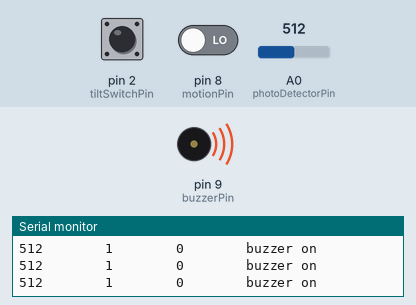
Bench run of a sketch on a simulated Arduino Uno, built with avr-gcc and run on an emulated ATmega328P. On the bench: buzzer (waves = sounding, pin HIGH), the last lines printed to the serial monitor. The inputs (shaded band) are chosen by the test bench; at power-on: A0 (photoDetectorPin) = 512, pin 2 (tiltSwitchPin) HIGH, pin 8 (motionPin) LOW.

Above: at 1.2 s.
1.3 s: A0 (photoDetectorPin) set to 90
4.3 s: pin 2 (tiltSwitchPin) pulled LOW for 0.15 s
At 4.38 s:
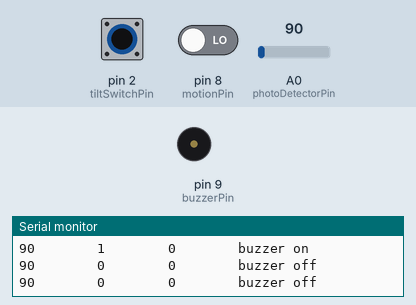
5.9 s: pin 2 (tiltSwitchPin) pulled LOW for 3.2 s
At 9.9 s:
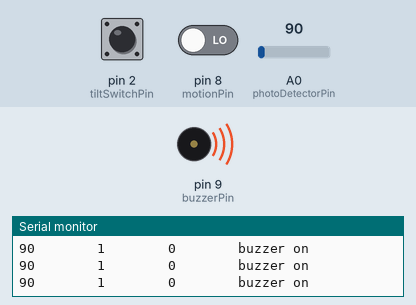
10.6 s: A0 (photoDetectorPin) set to 105
Timing chart, 0 to 13.6 s (numbered marks = the images above; inputs shaded):
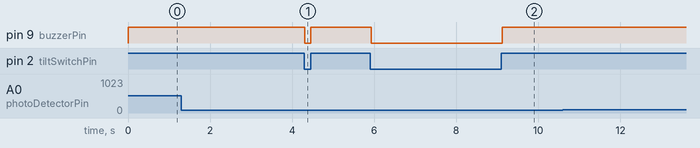

Measured:
- after the input at 4.3 s, pin 9 (buzzerPin): HIGH → LOW at once, → HIGH 0.15 s later
- after the input at 5.9 s, pin 9 (buzzerPin): HIGH → LOW at once, → HIGH 3.2 s later

The sketch:

Finished_Alarm__light_tilt_.ino
```cpp
//experimentally set sensor threshold values
#define lightThreshold 100
#define tiltSwitchActive 1
#define motionDetected 1
//pin definitions
#define photoDetectorPin A0
#define buzzerPin 9
#define tiltSwitchPin 2
#define motionPin 8 //with LDR (light decreasing resistor/light dependant resistor so works in dark)
void setup() {
  //===== start Serial
  Serial.begin(9600);
  //===== initiate all I/O
  pinMode(photoDetectorPin, INPUT);
  pinMode(tiltSwitchPin, INPUT_PULLUP);
  pinMode(buzzerPin, OUTPUT);
  pinMode(motionPin,INPUT);
}
void loop() {
 bool light = lightSensor();
 bool tilt  = tiltSwitch();
 bool motion = motionSensor();
  if(  light==1 || tilt==1 || motion==1 )
  {
    digitalWrite(buzzerPin, HIGH);
    Serial.println("buzzer on");
  }
  else
  {
    digitalWrite(buzzerPin, LOW);
    Serial.println("buzzer off");
  }
  delay(50);
}
//======================================
//  custom functions for each sensor
//======================================
bool lightSensor(){
  //read the sensor
  int val = analogRead(photoDetectorPin);
  //print the value
  Serial.print(val);
  Serial.print("        ");
  //reductive logic to return a boolean
  if ( val >= lightThreshold){
    return true;  //return true if 'tripped'
  }else{
    return false; //return false if not 'tripped'
  }
}
//======================================
bool tiltSwitch(){
  //read the sensor
  bool val = digitalRead(tiltSwitchPin);
  //print the value
  Serial.print(val);
  Serial.print("        ");
  //reductive logic to return a boolean
  if(val == tiltSwitchActive){ //this may seem unnecessary, but it helps incase the logic is inverted...
    return true;
  }else{
    return false;
  }}
  //===================================
  bool motionSensor(){
  //read the sensor
  bool val = digitalRead(motionPin);
  //print the value
  Serial.print(val);
  Serial.print("        ");
  //reductive logic to return a boolean
  if(val == motionDetected){ //this may seem unnecessary, but it helps incase the logic is inverted...
    return true;
  }else{
    return false;
  }
}
```
